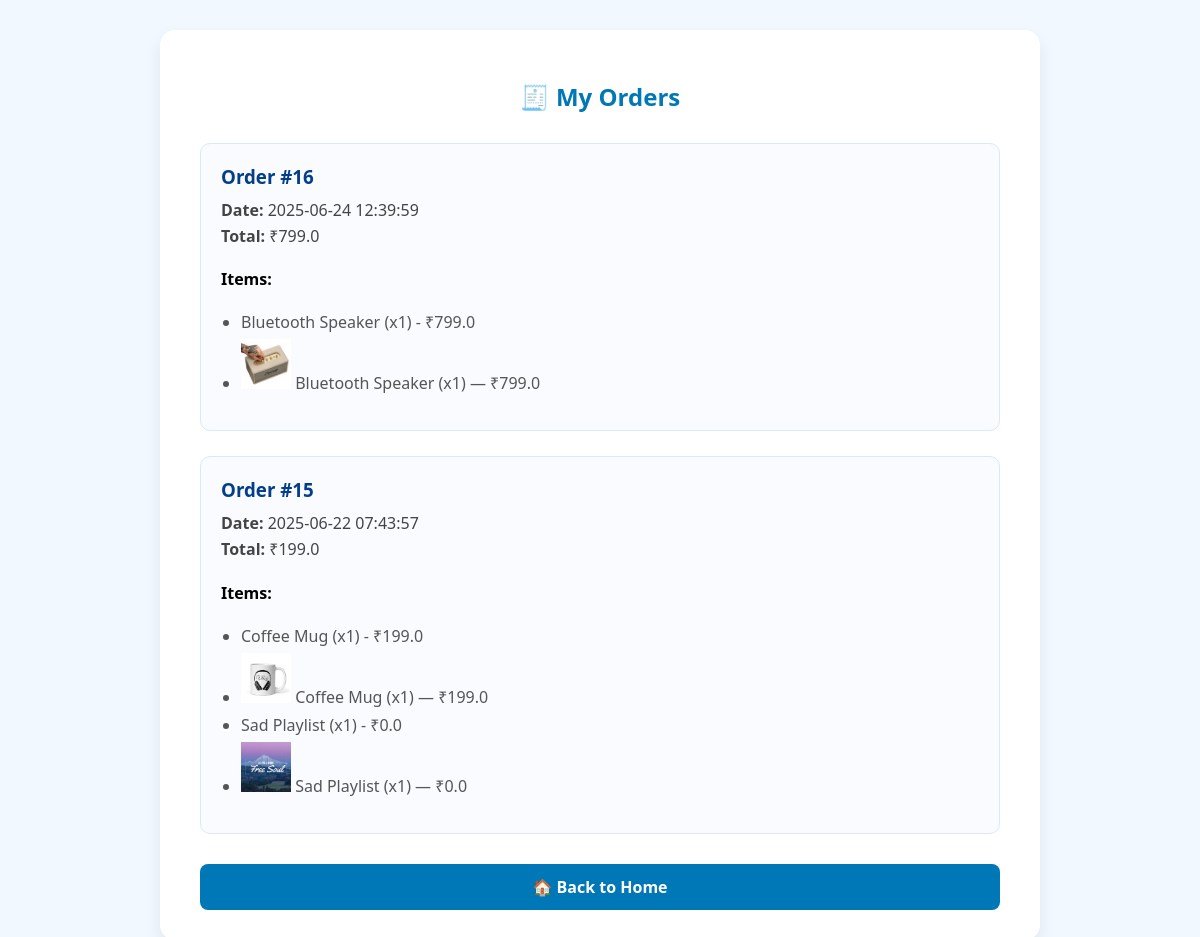
Screenshot of /my-orders (signed in) with the database file from the repository.
### tables this page shows
CREATE TABLE orders (
        id INTEGER PRIMARY KEY AUTOINCREMENT,
        user_id INTEGER NOT NULL,
        total REAL NOT NULL,
        timestamp DATETIME DEFAULT CURRENT_TIMESTAMP,
        FOREIGN KEY(user_id) REFERENCES users(id)
    );

CREATE TABLE order_items (
        id INTEGER PRIMARY KEY AUTOINCREMENT,
        order_id INTEGER NOT NULL,
        product_name TEXT NOT NULL,
        quantity INTEGER NOT NULL,
        price REAL NOT NULL,
        image_filename TEXT,
        FOREIGN KEY(order_id) REFERENCES orders(id)
    );

### app/routes.py (the view)
@main.route("/my-orders")
def my_orders():
    if "username" not in session:
        return redirect(url_for("main.login"))
    username = session["username"]
    conn = get_db_connection()
    c = conn.cursor()
    c.execute("SELECT id FROM users WHERE username = ?", (username,))
    user = c.fetchone()
    if not user:
        conn.close()
        return "User not found."
    user_id = user[0]
    c.execute("SELECT id, total, timestamp FROM orders WHERE user_id = ? ORDER BY timestamp DESC", (user_id,))
    orders = c.fetchall()
    order_data = []
    for order in orders:
        order_id, total, timestamp = order
        c.execute("""
            SELECT product_name, quantity, price, image_filename
            FROM order_items
            WHERE order_id = ?
        """, (order_id,))
        items_raw = c.fetchall()
        items = []
        for item in items_raw:
            items.append({
                "product_name": item[0],
                "quantity": item[1],
                "price": item[2],
                "image_filename": item[3]
            })
        order_data.append({
            "id": order_id,
            "total": total,
            "timestamp": timestamp,
            "items": items
        })
    conn.close()
    return render_template("my_orders.html", orders=order_data)

### app/routes.py (called while the page is built)
def get_db_connection():
    db_path = os.path.join(os.path.dirname(__file__), "../moodbeats.db")
    return sqlite3.connect(db_path, check_same_thread=False)

### app/templates/my_orders.html (shortened to what this page needs)
<!DOCTYPE html>
<html lang="en">
  <head>
  </head>
  <body>
    <div class="orders-container">
      <h2>🧾 My Orders</h2>
      {% if orders %} {% for order in orders %}
      <div class="order-box">
        <h3>Order #{{ order.id }}</h3>
        <p><strong>Date:</strong> {{ order.timestamp }}</p>
        <p><strong>Total:</strong> ₹{{ order.total }}</p>
        <h4>Items:</h4>
        <ul>
          {% for item in order["items"] %}
          <li>
            {{ item.product_name }} (x{{ item.quantity }}) - ₹{{ item.price *
            item.quantity }}
          </li>
          <li>
            <img
              src="{{ url_for('static', filename='images/' ~ item.image_filename) }}"
              width="50"
            />
            {{ item.product_name }} (x{{ item.quantity }}) — ₹{{ item.quantity *
            item.price }}
          </li>
          {% endfor %}
        </ul>
      </div>
      {% endfor %} {% else %}
      <p class="no-orders">You haven't placed any orders yet.</p>
      {% endif %}
      <a href="{{ url_for('main.user_home') }}" class="home-btn"
        >🏠 Back to Home</a
      >
    </div>
  </body>
</html>

### app/templates/my_orders.html (style rules this page uses)
body { font-family: "Segoe UI", sans-serif; background: #f1f8ff; margin: 0; padding: 30px; display: flex; justify-content: center; align-items: flex-start; min-height: 100vh; }
.orders-container { background: #fff; padding: 30px 40px; border-radius: 15px; box-shadow: 0 8px 18px rgba(0, 0, 0, 0.08); max-width: 800px; width: 100%; }
h2 { text-align: center; color: #0077b6; margin-bottom: 30px; }
.order-box { border: 1px solid #dbe9f4; border-radius: 10px; padding: 20px; margin-bottom: 25px; background-color: #f9fbff; }
.order-box h3 { margin: 0 0 10px; color: #023e8a; }
.order-box p { margin: 4px 0; color: #444; }
.order-box ul { padding-left: 20px; margin-top: 10px; }
.order-box li { margin-bottom: 6px; color: #555; }
.home-btn { display: block; margin: 30px auto 0; text-align: center; background-color: #0077b6; color: white; padding: 12px 24px; border-radius: 8px; text-decoration: none; font-weight: bold; transition: background-color 0.3s ease; }

### rows the page displays
orders: id "16", timestamp "2025-06-24 12:39:59", total "799.0"
order_items: product_name "Bluetooth Speaker", quantity "1", item.price*item.quantity "799.0", image_filename (picture), item.quantity*item.price "799.0"
orders: id "15", timestamp "2025-06-22 07:43:57", total "199.0"
order_items: product_name "Coffee Mug", quantity "1", item.price*item.quantity "199.0", image_filename (picture), item.quantity*item.price "199.0"
order_items: product_name "Sad Playlist", quantity "1", item.price*item.quantity "0.0", image_filename (picture), item.quantity*item.price "0.0"
